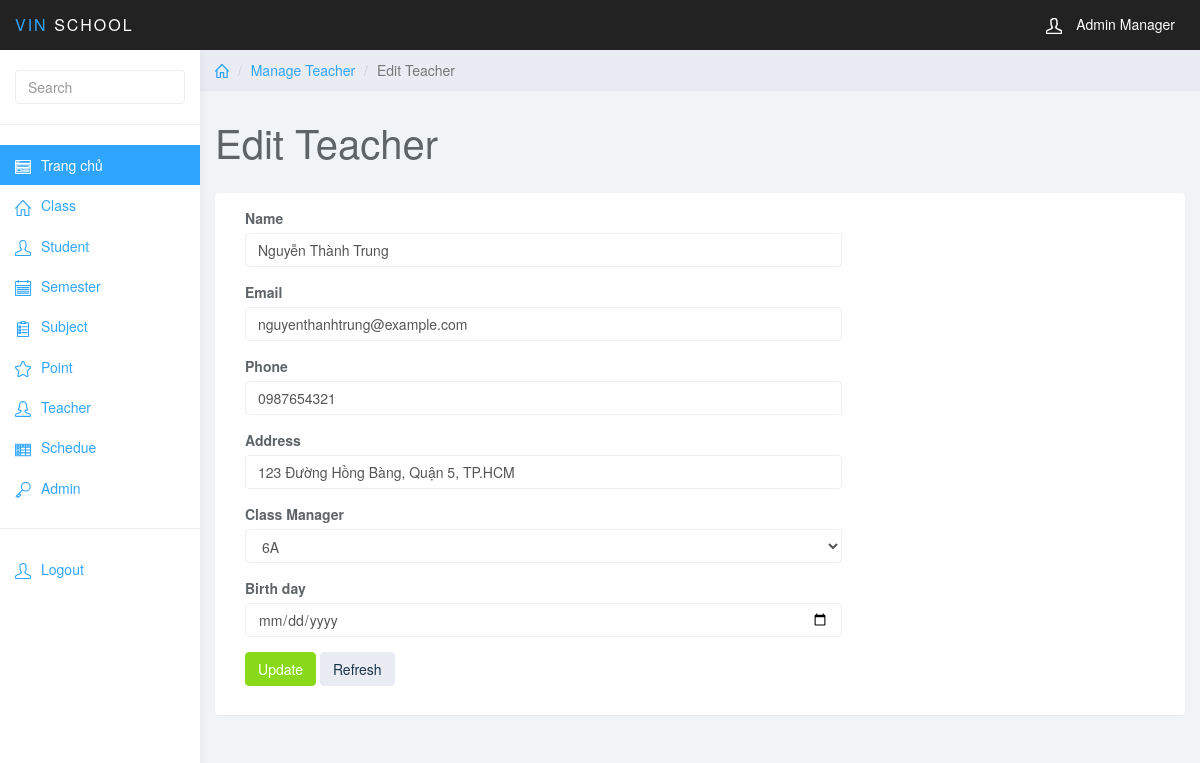
/index.php?page_layout=edit_teacher&teacher_id=1 (signed in), run on the app's committed database.
### tables this page shows
CREATE TABLE `teacher` (
  `teacher_id` int(11) NOT NULL,
  `teacher_name` varchar(255) NOT NULL,
  `teacher_email` varchar(255) NOT NULL,
  `teacher_phone` varchar(255) NOT NULL,
  `class_id` int(11) NOT NULL,
  `teacher_address` varchar(255) NOT NULL,
  `teacher_birth_day` varchar(255) NOT NULL
);

### edit_teacher.php (the view, shortened to what this page needs)
<?php
$teacher_id = $_GET["teacher_id"];
?>
	<div class="col-sm-9 col-sm-offset-3 col-lg-10 col-lg-offset-2 main">
		<div class="row">
			<ol class="breadcrumb">
                <li><a href="#"><svg class="glyph stroked home"><use xlink:href="#stroked-home"></use></svg></a></li>
                <li><a href="">Manage Teacher</a></li>
				<li class="active">Edit Teacher</li>
			</ol>
		</div>
		<div class="row">
			<div class="col-lg-12">
				<h1 class="page-header">Edit Teacher</h1>
			</div>
        </div>
        <div class="row">
                <div class="col-lg-12">
                    <div class="panel panel-default">
                        <div class="panel-body">
                            <div class="col-md-8">
                            	<?php
                            		$sql = "SELECT * FROM teacher WHERE teacher_id='$teacher_id'";
                            		$query = mysqli_query($conn,$sql);
                                    while($row = mysqli_fetch_array($query)){
                            	 ?>
                                <form role="form" method="post">
                                <div class="form-group">
                                    <label>Name</label>
                                    <input name="teacher_name" required class="form-control" placeholder="" value="<?php echo $row['teacher_name'] ?>">
                                </div>
                                <div class="form-group">
                                	<label>Email</label>
									<input class="form-control" placeholder="" name="teacher_email" type="email" required="" value="<?php echo $row['teacher_email'] ?>">
								</div>
                                <div class="form-group">
                                    <label>Phone</label>
                                    <input name="teacher_phone" required type="text" class="form-control" value="<?php echo $row['teacher_phone'] ?>">
                                </div>
                                <div class="form-group">
                                    <label>Address</label>
                                    <input name="teacher_address" required type="text"  class="form-control" value="<?php echo $row['teacher_address'] ?>">
                                </div>
                                <div class="form-group">
                                    <label>Class Manager</label>
                                    <select name="teacher_class" class="form-control">
                                        <option <?php if($row['teacher_class']=="6A"){echo "selected";} ?> value=6A>6A</option>
                                    </select>
                                </div>
                                <div class="form-group">
                                    <label>Birth day</label>
                                    <input name="teacher_birth_day" required type="date"  class="form-control" value="<?php echo $row['teacher_birth_day'] ?>">
                                </div>
                                <button name="sbm" type="submit" class="btn btn-success">Update</button>
                                <button type="reset" class="btn btn-default">Refresh</button>
                                 <?php
                                    }
                                ?>
                            </div>
                        </div>
                    </div>
                </div>
            </div>
	</div>

### css/styles.css (style rules this page uses)
body { background: #f1f4f7; padding-top: 50px; color: #5f6468; }
a, a:hover, a:focus { color: #30a5ff; }
h1, h2, h3, h4, h5, h6 { color: #5f6468; }
h1 { font-weight: 300; font-size: 40px; }
.form-control { border: 1px solid #eee; box-shadow: none; }
.btn-default, .btn-default:hover, .btn-default:focus, .btn-default:active, .btn-default.active, .open > .dropdown-toggle.btn-default, .btn-default.disabled, .btn-default[disabled], fieldset[disabled] .btn-default, .btn-default.disabled:hover, .btn-default[disabled]:hover, fieldset[disabled] .btn-default:hover, .btn-default.disabled:focus, .btn-default[disabled]:focus, fieldset[disabled] .btn-default:focus, .btn-default.disabled:active, .btn-default[disabled]:active, fieldset[disabled] .btn-default:active, .btn-default.disabled.active, .btn-default[disabled].active, fieldset[disabled] .btn-default.active { background-color: #e9ecf2; border-color: #e9ecf2; color: #1b3548; }
.btn-success, .btn-success:hover, .btn-success:focus, .btn-success:active, .btn-success.active, .open > .dropdown-toggle.btn-success, .btn-success.disabled, .btn-success[disabled], fieldset[disabled] .btn-success, .btn-success.disabled:hover, .btn-success[disabled]:hover, fieldset[disabled] .btn-success:hover, .btn-success.disabled:focus, .btn-success[disabled]:focus, fieldset[disabled] .btn-success:focus, .btn-success.disabled:active, .btn-success[disabled]:active, fieldset[disabled] .btn-success:active, .btn-success.disabled.active, .btn-success[disabled].active, fieldset[disabled] .btn-success.active { background-color: #8ad919; border-color: #8ad919; }
.panel { border: 0; }
.breadcrumb { border-radius: 0; padding: 10px 15px; background: #e9ecf2; box-shadow: 0 1px 1px rgba(0, 0, 0, .05); margin: 0 ; }
h1.page-header { margin-top: 30px; border-bottom: 0; }
.breadcrumb .glyph { height: 14px; width: 14px; margin: -2px 0 0 0; stroke-width: 4px; }

### data on the page
teacher: teacher_name "Nguyễn Thành Trung", teacher_email "nguyenthanhtrung@example.com", teacher_phone "0987654321", teacher_address "123 Đường Hồng Bàng, Quận 5, TP.HCM"
